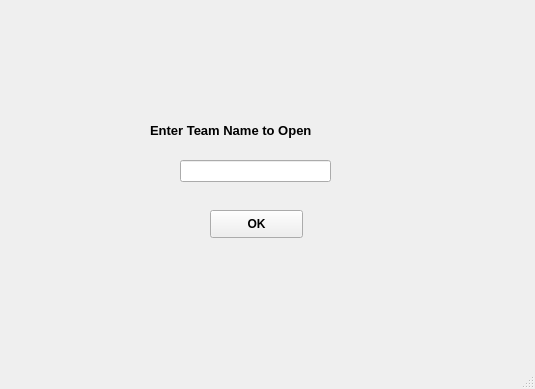
<?xml version="1.0" encoding="UTF-8"?>
<ui version="4.0">
 <class>OpenWindow</class>
 <widget class="QMainWindow" name="OpenWindow">
  <property name="geometry">
   <rect>
    <x>0</x>
    <y>0</y>
    <width>535</width>
    <height>389</height>
   </rect>
  </property>
  <property name="windowTitle">
   <string>MainWindow</string>
  </property>
  <widget class="QWidget" name="centralwidget">
   <widget class="QLabel" name="OpenTeam">
    <property name="geometry">
     <rect>
      <x>150</x>
      <y>120</y>
      <width>231</width>
      <height>20</height>
     </rect>
    </property>
    <property name="font">
     <font>
      <pointsize>10</pointsize>
      <weight>75</weight>
      <bold>true</bold>
     </font>
    </property>
    <property name="text">
     <string>Enter Team Name to Open</string>
    </property>
   </widget>
   <widget class="QLineEdit" name="OpenTheTeam">
    <property name="geometry">
     <rect>
      <x>180</x>
      <y>160</y>
      <width>151</width>
      <height>22</height>
     </rect>
    </property>
   </widget>
   <widget class="QPushButton" name="openButton">
    <property name="geometry">
     <rect>
      <x>210</x>
      <y>210</y>
      <width>93</width>
      <height>28</height>
     </rect>
    </property>
    <property name="font">
     <font>
      <weight>75</weight>
      <bold>true</bold>
     </font>
    </property>
    <property name="text">
     <string>OK</string>
    </property>
   </widget>
  </widget>
  <widget class="QStatusBar" name="statusbar"/>
 </widget>
 <resources/>
 <connections/>
</ui>
